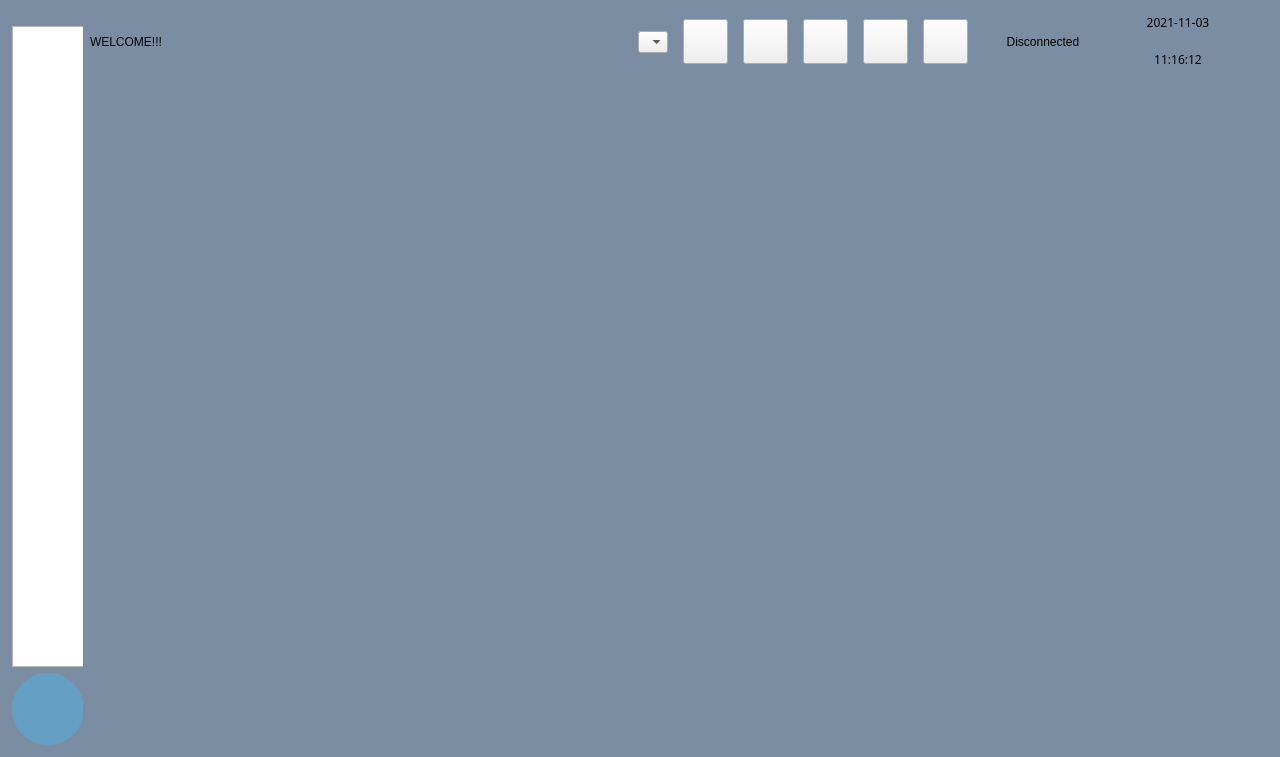
<?xml version="1.0" encoding="UTF-8"?>
<ui version="4.0">
 <class>FrameworkWidget</class>
 <widget class="QWidget" name="FrameworkWidget">
  <property name="windowModality">
   <enum>Qt::WindowModality::ApplicationModal</enum>
  </property>
  <property name="geometry">
   <rect>
    <x>0</x>
    <y>0</y>
    <width>1280</width>
    <height>757</height>
   </rect>
  </property>
  <property name="acceptDrops">
   <bool>true</bool>
  </property>
  <property name="windowTitle">
   <string>Rag-Qt</string>
  </property>
  <property name="autoFillBackground">
   <bool>false</bool>
  </property>
  <property name="styleSheet">
   <string notr="true">QWidget#FrameworkWidget{background-color:#7B8DA3;}</string>
  </property>
  <layout class="QGridLayout" name="gridLayout">
   <item row="0" column="0" rowspan="2">
    <widget class="QWidget" name="DockWidget" native="true">
     <property name="minimumSize">
      <size>
       <width>72</width>
       <height>0</height>
      </size>
     </property>
     <property name="maximumSize">
      <size>
       <width>72</width>
       <height>16777215</height>
      </size>
     </property>
     <property name="styleSheet">
      <string notr="true">QWidget#AppBarWidget{background:#192634;
border-top-left-radius:0px;
border-top-right-radius:8px;
border-bottom-left-radius:0px;
border-bottom-right-radius:8px;}</string>
     </property>
     <layout class="QVBoxLayout" name="verticalLayout">
      <property name="leftMargin">
       <number>1</number>
      </property>
      <property name="topMargin">
       <number>15</number>
      </property>
      <property name="rightMargin">
       <number>1</number>
      </property>
      <property name="bottomMargin">
       <number>1</number>
      </property>
      <item>
       <widget class="QListWidget" name="listWidgetAppBar">
        <property name="minimumSize">
         <size>
          <width>72</width>
          <height>0</height>
         </size>
        </property>
        <property name="maximumSize">
         <size>
          <width>72</width>
          <height>16777215</height>
         </size>
        </property>
        <property name="styleSheet">
         <string notr="true"/>
        </property>
       </widget>
      </item>
      <item>
       <widget class="QToolButton" name="btnUser">
        <property name="minimumSize">
         <size>
          <width>72</width>
          <height>72</height>
         </size>
        </property>
        <property name="maximumSize">
         <size>
          <width>72</width>
          <height>72</height>
         </size>
        </property>
        <property name="font">
         <font>
          <family>微软雅黑</family>
          <pointsize>9</pointsize>
         </font>
        </property>
        <property name="styleSheet">
         <string notr="true">QToolButton{background:rgba(70,184,244,0.40);
border-radius:36px;color:rgb(255, 255, 255);font-family:&quot;微软雅黑&quot;;}</string>
        </property>
        <property name="text">
         <string/>
        </property>
        <property name="icon">
         <iconset resource="../../res.qrc">
          <normaloff>:/icons/user</normaloff>:/icons/user</iconset>
        </property>
        <property name="iconSize">
         <size>
          <width>48</width>
          <height>48</height>
         </size>
        </property>
        <property name="checkable">
         <bool>true</bool>
        </property>
        <property name="toolButtonStyle">
         <enum>Qt::ToolButtonStyle::ToolButtonTextUnderIcon</enum>
        </property>
       </widget>
      </item>
     </layout>
    </widget>
   </item>
   <item row="0" column="1">
    <widget class="QWidget" name="widget" native="true">
     <layout class="QHBoxLayout" name="horizontalLayout_2">
      <property name="spacing">
       <number>15</number>
      </property>
      <property name="leftMargin">
       <number>1</number>
      </property>
      <property name="topMargin">
       <number>1</number>
      </property>
      <property name="rightMargin">
       <number>1</number>
      </property>
      <property name="bottomMargin">
       <number>1</number>
      </property>
      <item>
       <widget class="QLabel" name="lblNotice">
        <property name="minimumSize">
         <size>
          <width>200</width>
          <height>0</height>
         </size>
        </property>
        <property name="text">
         <string>WELCOME!!!</string>
        </property>
       </widget>
      </item>
      <item>
       <spacer name="horizontalSpacer">
        <property name="orientation">
         <enum>Qt::Orientation::Horizontal</enum>
        </property>
        <property name="sizeHint" stdset="0">
         <size>
          <width>411</width>
          <height>20</height>
         </size>
        </property>
       </spacer>
      </item>
      <item>
       <widget class="QComboBox" name="comboLang">
        <property name="styleSheet">
         <string notr="true"/>
        </property>
        <property name="iconSize">
         <size>
          <width>20</width>
          <height>20</height>
         </size>
        </property>
        <item>
         <property name="text">
          <string/>
         </property>
         <property name="icon">
          <iconset resource="../../res.qrc">
           <normaloff>:/icons/flag_cn</normaloff>:/icons/flag_cn</iconset>
         </property>
        </item>
        <item>
         <property name="text">
          <string/>
         </property>
         <property name="icon">
          <iconset resource="../../res.qrc">
           <normaloff>:/icons/flag_en</normaloff>:/icons/flag_en</iconset>
         </property>
        </item>
        <item>
         <property name="text">
          <string/>
         </property>
         <property name="icon">
          <iconset resource="../../res.qrc">
           <normaloff>:/icons/flag_ge</normaloff>:/icons/flag_ge</iconset>
         </property>
        </item>
       </widget>
      </item>
      <item>
       <widget class="QPushButton" name="btnMinimize">
        <property name="minimumSize">
         <size>
          <width>45</width>
          <height>45</height>
         </size>
        </property>
        <property name="maximumSize">
         <size>
          <width>45</width>
          <height>45</height>
         </size>
        </property>
        <property name="focusPolicy">
         <enum>Qt::FocusPolicy::NoFocus</enum>
        </property>
        <property name="styleSheet">
         <string notr="true">QPushButton{border-image:url(:/icons/minimize);}


</string>
        </property>
        <property name="text">
         <string/>
        </property>
        <property name="icon">
         <iconset resource="../../res.qrc">
          <normaloff>:/icons/minimize</normaloff>:/icons/minimize</iconset>
        </property>
        <property name="iconSize">
         <size>
          <width>45</width>
          <height>45</height>
         </size>
        </property>
        <property name="checkable">
         <bool>true</bool>
        </property>
       </widget>
      </item>
      <item>
       <widget class="QPushButton" name="btnSelectScreen">
        <property name="minimumSize">
         <size>
          <width>45</width>
          <height>45</height>
         </size>
        </property>
        <property name="maximumSize">
         <size>
          <width>45</width>
          <height>45</height>
         </size>
        </property>
        <property name="focusPolicy">
         <enum>Qt::FocusPolicy::NoFocus</enum>
        </property>
        <property name="styleSheet">
         <string notr="true">QPushButton{border-image:url(:/icons/quit_usual);}</string>
        </property>
        <property name="icon">
         <iconset resource="../../res.qrc">
          <normaloff>:/icons/select_screen</normaloff>:/icons/select_screen</iconset>
        </property>
        <property name="iconSize">
         <size>
          <width>45</width>
          <height>45</height>
         </size>
        </property>
        <property name="checkable">
         <bool>true</bool>
        </property>
        <property name="autoDefault">
         <bool>false</bool>
        </property>
       </widget>
      </item>
      <item>
       <widget class="QPushButton" name="btnAlarm">
        <property name="minimumSize">
         <size>
          <width>45</width>
          <height>45</height>
         </size>
        </property>
        <property name="maximumSize">
         <size>
          <width>45</width>
          <height>45</height>
         </size>
        </property>
        <property name="focusPolicy">
         <enum>Qt::FocusPolicy::NoFocus</enum>
        </property>
        <property name="styleSheet">
         <string notr="true">QPushButton{border-image:url(:/icons/icon_warn);}


</string>
        </property>
        <property name="text">
         <string/>
        </property>
        <property name="iconSize">
         <size>
          <width>45</width>
          <height>45</height>
         </size>
        </property>
        <property name="checkable">
         <bool>true</bool>
        </property>
       </widget>
      </item>
      <item>
       <widget class="QPushButton" name="btnSwitch">
        <property name="minimumSize">
         <size>
          <width>45</width>
          <height>45</height>
         </size>
        </property>
        <property name="maximumSize">
         <size>
          <width>45</width>
          <height>45</height>
         </size>
        </property>
        <property name="focusPolicy">
         <enum>Qt::FocusPolicy::NoFocus</enum>
        </property>
        <property name="styleSheet">
         <string notr="true">ui-&gt;btnPower-&gt;setStyleSheet(
    &quot;QPushButton {&quot;
    &quot;   background-color: transparent;&quot;  // 背景完全透明
    &quot;   border: none;&quot;                   // 移除邊框線
    &quot;}&quot;
    &quot;QPushButton:hover {&quot;
    &quot;   background-color: rgba(255, 255, 255, 0.1);&quot; // 滑鼠懸停時微亮（可選，增加互動感）
    &quot;}&quot;
);</string>
        </property>
        <property name="icon">
         <iconset resource="../../res.qrc">
          <normaloff>:/icons/logout</normaloff>:/icons/logout</iconset>
        </property>
        <property name="iconSize">
         <size>
          <width>45</width>
          <height>45</height>
         </size>
        </property>
        <property name="checkable">
         <bool>true</bool>
        </property>
        <property name="autoDefault">
         <bool>false</bool>
        </property>
       </widget>
      </item>
      <item>
       <widget class="QPushButton" name="btnExit">
        <property name="minimumSize">
         <size>
          <width>45</width>
          <height>45</height>
         </size>
        </property>
        <property name="maximumSize">
         <size>
          <width>45</width>
          <height>45</height>
         </size>
        </property>
        <property name="focusPolicy">
         <enum>Qt::FocusPolicy::NoFocus</enum>
        </property>
        <property name="styleSheet">
         <string notr="true">QPushButton{border-image:url(:/icons/quit_usual);}</string>
        </property>
        <property name="iconSize">
         <size>
          <width>45</width>
          <height>45</height>
         </size>
        </property>
        <property name="checkable">
         <bool>true</bool>
        </property>
        <property name="autoDefault">
         <bool>false</bool>
        </property>
       </widget>
      </item>
      <item>
       <widget class="QLabel" name="lblNetStatus">
        <property name="minimumSize">
         <size>
          <width>120</width>
          <height>0</height>
         </size>
        </property>
        <property name="styleSheet">
         <string notr="true">QLabel#label_2{color: rgb(255, 255, 255);font-family:&quot;微软雅黑&quot;;font:16px;}</string>
        </property>
        <property name="text">
         <string>Disconnected</string>
        </property>
        <property name="alignment">
         <set>Qt::AlignmentFlag::AlignCenter</set>
        </property>
       </widget>
      </item>
      <item>
       <layout class="QVBoxLayout" name="verticalLayout_2">
        <item>
         <widget class="QLabel" name="lblDate">
          <property name="minimumSize">
           <size>
            <width>120</width>
            <height>20</height>
           </size>
          </property>
          <property name="maximumSize">
           <size>
            <width>120</width>
            <height>20</height>
           </size>
          </property>
          <property name="font">
           <font>
            <family>微软雅黑</family>
            <italic>false</italic>
            <bold>false</bold>
           </font>
          </property>
          <property name="layoutDirection">
           <enum>Qt::LayoutDirection::RightToLeft</enum>
          </property>
          <property name="styleSheet">
           <string notr="true">QLabel#lbl_Date{font-family:&quot;微软雅黑&quot;;font:16px;color:#2D3238;}</string>
          </property>
          <property name="text">
           <string>2021-11-03</string>
          </property>
          <property name="alignment">
           <set>Qt::AlignmentFlag::AlignCenter</set>
          </property>
         </widget>
        </item>
        <item>
         <widget class="QLabel" name="lblTime">
          <property name="minimumSize">
           <size>
            <width>120</width>
            <height>25</height>
           </size>
          </property>
          <property name="maximumSize">
           <size>
            <width>120</width>
            <height>25</height>
           </size>
          </property>
          <property name="font">
           <font>
            <family>微软雅黑</family>
            <italic>false</italic>
            <bold>false</bold>
            <kerning>true</kerning>
           </font>
          </property>
          <property name="styleSheet">
           <string notr="true">QLabel#lbl_Time{font-family:&quot;微软雅黑&quot;;font:16px;color:#2D3238;}</string>
          </property>
          <property name="text">
           <string>11:16:12</string>
          </property>
          <property name="alignment">
           <set>Qt::AlignmentFlag::AlignCenter</set>
          </property>
         </widget>
        </item>
       </layout>
      </item>
     </layout>
    </widget>
   </item>
   <item row="0" column="2">
    <widget class="QWidget" name="topWidget" native="true">
     <property name="styleSheet">
      <string notr="true">QWidget#widget{border-image:url(:/NewImg/interTittle.svg);}</string>
     </property>
     <layout class="QHBoxLayout" name="horizontalLayout"/>
    </widget>
   </item>
   <item row="1" column="1" colspan="3">
    <widget class="QStackedWidget" name="stackedWidget">
     <property name="styleSheet">
      <string notr="true"/>
     </property>
     <property name="currentIndex">
      <number>-1</number>
     </property>
    </widget>
   </item>
  </layout>
  <zorder>topWidget</zorder>
  <zorder>stackedWidget</zorder>
  <zorder>DockWidget</zorder>
  <zorder>widget</zorder>
 </widget>
 <resources>
  <include location="../../res.qrc"/>
 </resources>
 <connections/>
</ui>
